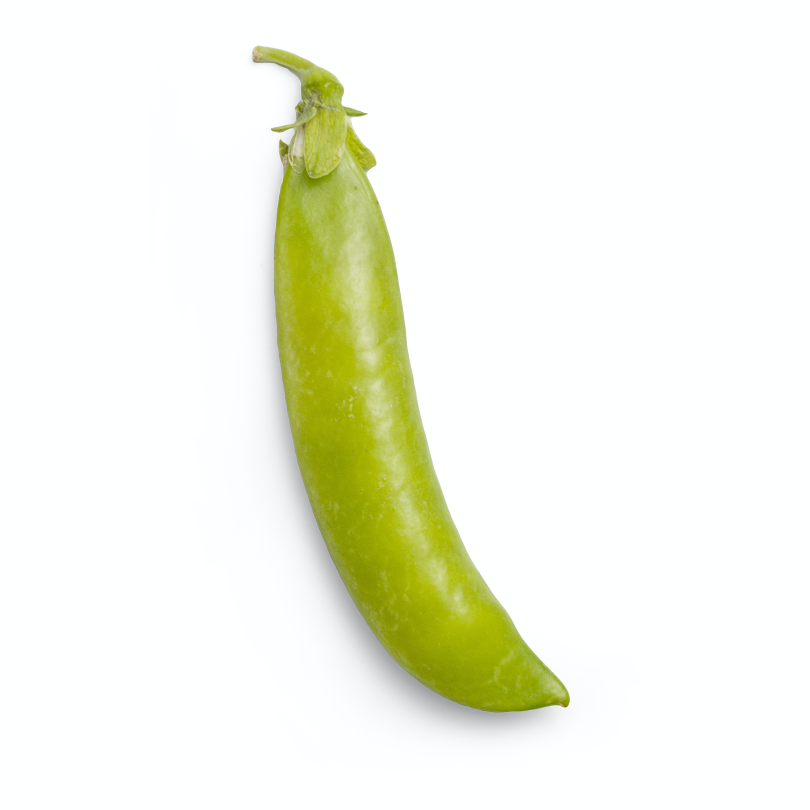
#> input picture imagenes/guisantes.jpg, 4048 x 4049 px, found by its file name (shown at 1/5 size)
$ python cannyTrackbar.py
#> lines starting #> are read from the running program, lines starting #| are printed output that depends on the picture; after the words box and inside, x2 and y2 are one past the last pixel; in counts of white or black regions, pixels touching at a corner belong together
import cv2

def nada():
    pass


img = cv2.imread(r'C:\Users\Abadu\js\python\trackBars\imagenes\guisantes.jpg')
#> img is the input picture: shape (4049, 4048, 3); mean B, G, R 229.3, 244.5, 242.3
# reducimos la imagen
filas,columnes, _ =img.shape
#> filas = 4049; columnes = 4048
img = cv2.resize(img,(columnes//10,columnes//10))
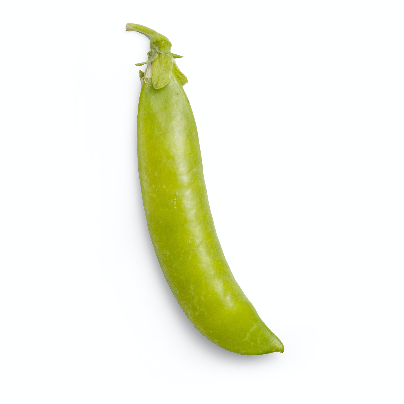
#> img: shape (404, 404, 3); mean B, G, R 229.3, 244.5, 242.2
#Usar blur

img = cv2.blur(img,(5,5))

#creamos la ventana y barras deslizantes
cv2.namedWindow("canny")
cv2.createTrackbar("Umbral1","canny",0,500,nada)
cv2.createTrackbar("Umbral2","canny",0,500,nada)
while True:
    img2 = img.copy()
    a = cv2.getTrackbarPos("Umbral1","canny")
    b = cv2.getTrackbarPos("Umbral2","canny")
    imgCanny =cv2.Canny(img,a,b)
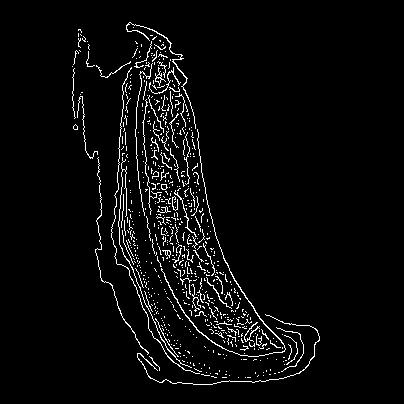
#> imgCanny: shape (404, 404); 4% white in thin lines or dots, all inside (x1, y1, x2, y2) = (72, 22, 320, 385)
    #encrontrar y dibujar contornos
    contornos, _    = cv2.findContours(imgCanny,cv2.RETR_EXTERNAL,cv2.CHAIN_APPROX_SIMPLE)
#> contornos = 668 contours, 659 with area under 20; largest, box (x1, y1, x2, y2) and area: (161, 129, 286, 357) 108, (126, 22, 196, 129) 58, (155, 67, 166, 86) 38, (137, 314, 320, 385) 37, (95, 157, 149, 355) 29
    cv2.drawContours(img2, contornos,-1,(0,255,0),3)
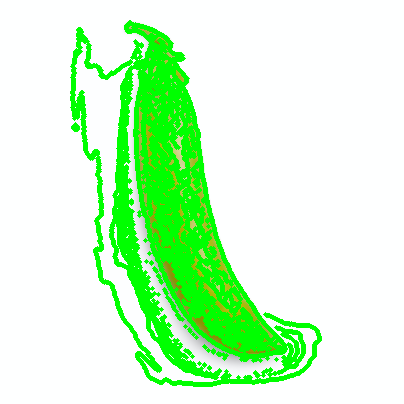
#> img2: shape (404, 404, 3); mean B, G, R 204.7, 252.6, 206.5

    cv2.imshow("canny",imgCanny)
    cv2.imshow("contornos",img2)
    if cv2.waitKey(1) == ord("s"):
#> (key Esc is pressed here)
        break
cv2.destroyAllWindows()

$ run again, with imagenes/aji.jpg copied over imagenes/guisantes.jpg
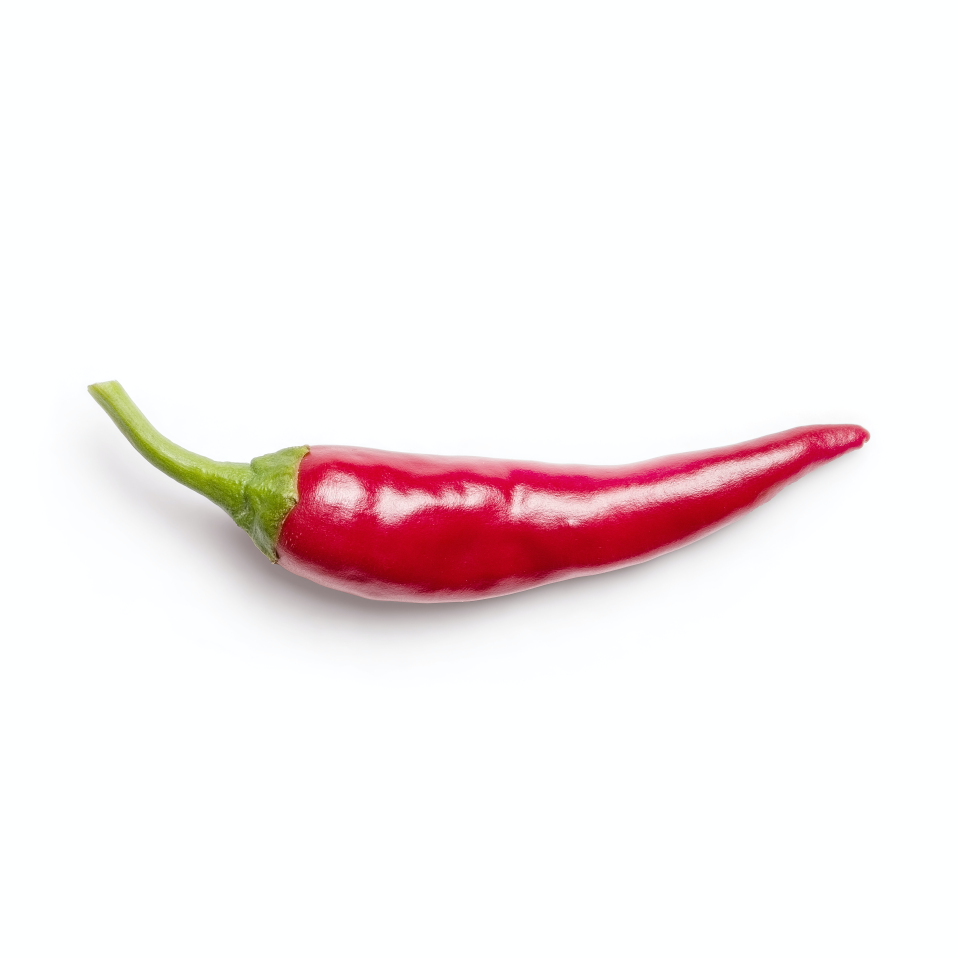
#> input picture imagenes/aji.jpg, 4790 x 4790 px, found by its file name (shown at 1/5 size)
#> img is the input picture: shape (4790, 4790, 3); mean B, G, R 240, 239.4, 247.4
#> `imgCanny =cv2.Canny(img,a,b)`:
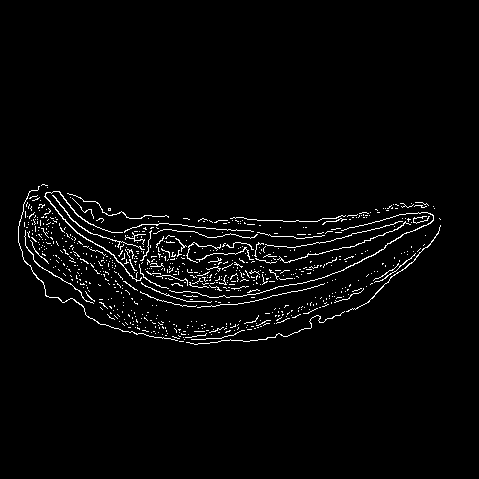
#> imgCanny: shape (479, 479); 2.6% white in thin lines or dots, all inside (x1, y1, x2, y2) = (18, 184, 441, 345)
#> contornos = 719 contours, 712 with area under 20; largest, box (x1, y1, x2, y2) and area: (44, 191, 142, 282) 102, (169, 212, 434, 298) 46, (52, 195, 145, 250) 42, (346, 225, 441, 312) 38, (18, 186, 178, 341) 36, (24, 230, 94, 304) 26, (277, 221, 411, 263) 26
#> `cv2.drawContours(img2, contornos,-1,(0,255,0),3)`:
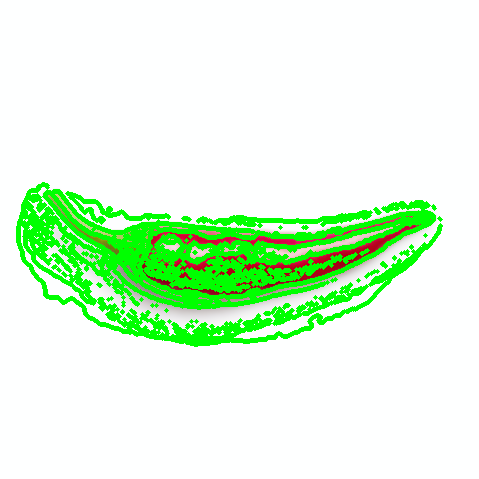
#> img2: shape (479, 479, 3); mean B, G, R 218.6, 250.1, 220.2

$ run again, with imagenes/manzana2.jpg copied over imagenes/guisantes.jpg
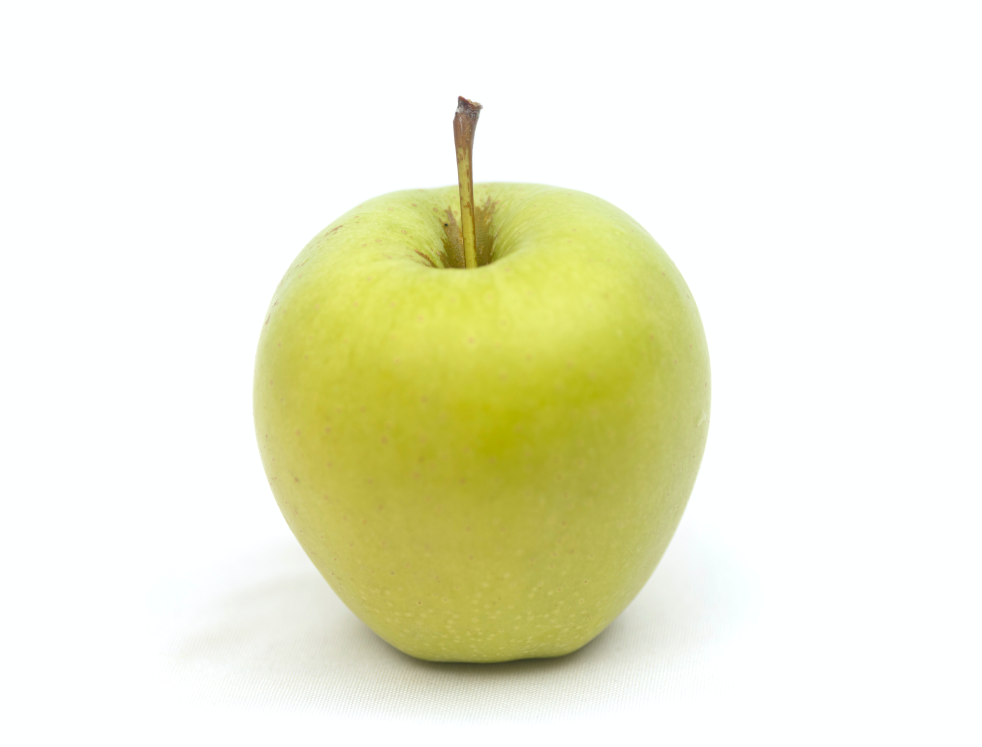
#> input picture imagenes/manzana2.jpg, 5888 x 4480 px, found by its file name (shown at 1/6 size)
#> img is the input picture: shape (4480, 5888, 3); mean B, G, R 211.4, 238.6, 238
#> `imgCanny =cv2.Canny(img,a,b)`:
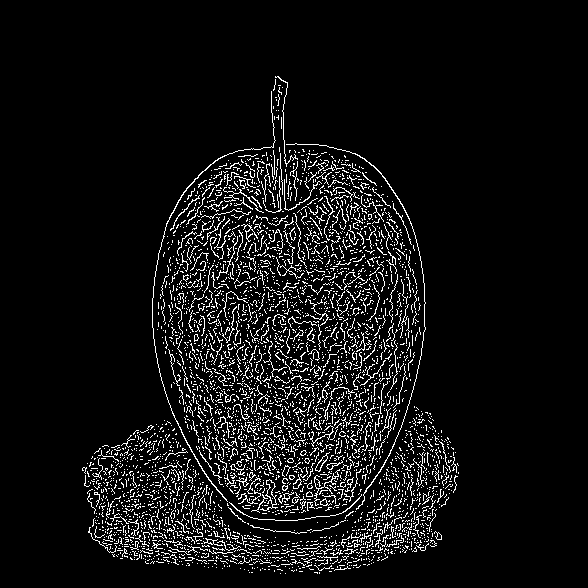
#> imgCanny: shape (588, 588); 6.9% white in thin lines or dots, all inside (x1, y1, x2, y2) = (82, 76, 459, 574)
#> contornos = 3883 contours, 3865 with area under 20; largest, box (x1, y1, x2, y2) and area: (260, 479, 278, 511) 132, (152, 91, 276, 502) 100, (286, 143, 426, 510) 80, (315, 452, 330, 472) 78, (326, 460, 343, 470) 41
#> `cv2.drawContours(img2, contornos,-1,(0,255,0),3)`:
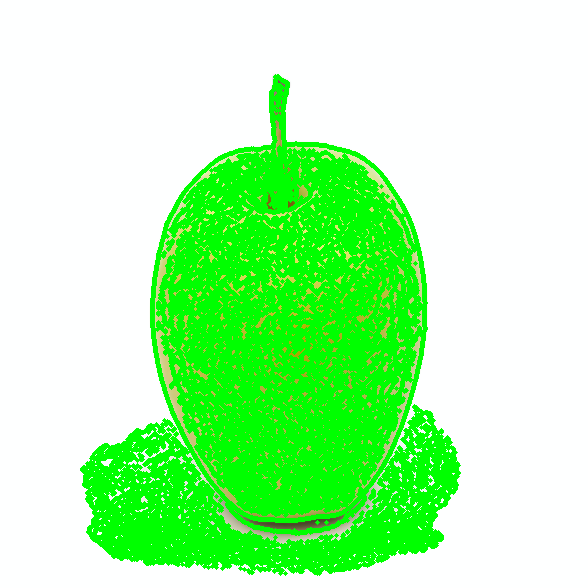
#> img2: shape (588, 588, 3); mean B, G, R 172.5, 252.5, 175.3
